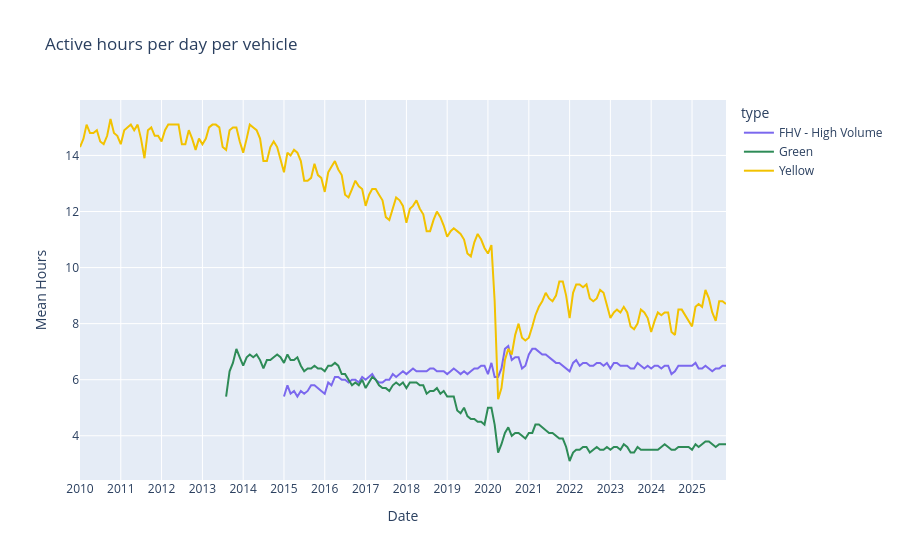

The cell this chart's notebook holds for it:
### Code cell
res1 = con.execute(f"""
    SELECT
    CAST(strptime("Month/Year" || '-01', '%Y-%m-%d') AS DATE) AS month_year_date,
    "Avg Hours Per Day Per Vehicle" as m_hours,
    "License Class" as type
    FROM '{path_agg_data}'
    WHERE "License Class" IN ('Yellow', 'Green', 'FHV - High Volume')    
    ORDER BY month_year_date DESC;

""").pl()

fig = px.line(
    res1,
    x="month_year_date",
    y="m_hours",
    color="type",
    title="Active hours per day per vehicle",
    color_discrete_map=color_map,
)

fig.update_xaxes(dtick="M12", tickformat="%Y")

fig.update_traces(
    hovertemplate="Date: %{x|%b %Y}<br>Mean Hours: %{y}<extra>%{fullData.name}</extra>"
)

fig.update_layout(
    xaxis_title="Date",
    yaxis_title="Mean Hours",
)

fig.show()

### Figure 1 — Plotly figure (JSON) as saved in the notebook; plotly's stock layout.template omitted (floating-point values rounded to 4 significant figures; data arrays with more than 128 entries replaced by an {"elided": "..."} marker saying what was removed)
{"data": [{"hovertemplate": "Date: %{x|%b %Y}<br>Mean Hours: %{y}<extra>%{fullData.name}</extra>", "legendgroup": "FHV - High Volume", "line": {"color": "#7B68EE", "dash": "solid"}, "marker": {"symbol": "circle"}, "mode": "lines", "name": "FHV - High Volume", "orientation": "v", "showlegend": true, "type": "scatter", "x": {"elided": "131 str values"}, "xaxis": "x", "y": {"elided": "131 float values"}, "yaxis": "y"}, {"hovertemplate": "Date: %{x|%b %Y}<br>Mean Hours: %{y}<extra>%{fullData.name}</extra>", "legendgroup": "Green", "line": {"color": "#2E8B57", "dash": "solid"}, "marker": {"symbol": "circle"}, "mode": "lines", "name": "Green", "orientation": "v", "showlegend": true, "type": "scatter", "x": {"elided": "148 str values"}, "xaxis": "x", "y": {"elided": "148 float values"}, "yaxis": "y"}, {"hovertemplate": "Date: %{x|%b %Y}<br>Mean Hours: %{y}<extra>%{fullData.name}</extra>", "legendgroup": "Yellow", "line": {"color": "#F2C200", "dash": "solid"}, "marker": {"symbol": "circle"}, "mode": "lines", "name": "Yellow", "orientation": "v", "showlegend": true, "type": "scatter", "x": {"elided": "191 str values"}, "xaxis": "x", "y": {"elided": "191 float values"}, "yaxis": "y"}], "layout": {"legend": {"title": {"text": "type"}, "tracegroupgap": 0}, "title": {"text": "Active hours per day per vehicle"}, "xaxis": {"anchor": "y", "domain": [0, 1], "dtick": "M12", "tickformat": "%Y", "title": {"text": "Date"}}, "yaxis": {"anchor": "x", "domain": [0, 1], "title": {"text": "Mean Hours"}}}}
